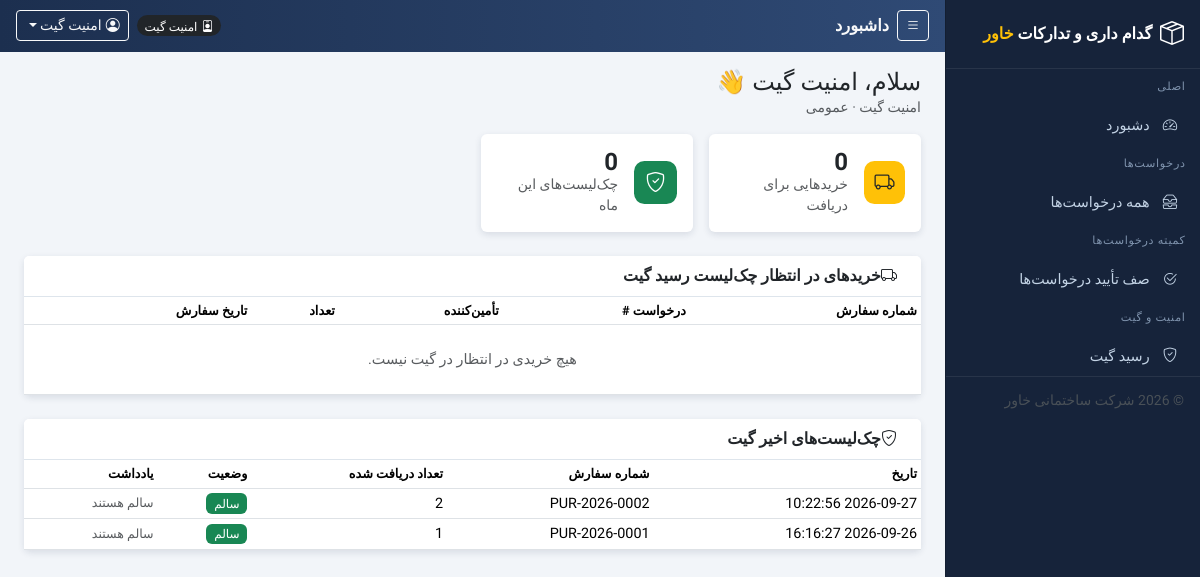
Screenshot of /index.php (signed in) with the database file from the repository.
### tables this page shows
CREATE TABLE `users` (
  `id` int(10) UNSIGNED NOT NULL,
  `username` varchar(50) NOT NULL,
  `password` varchar(255) NOT NULL COMMENT 'bcrypt hash (password_hash)',
  `name` varchar(100) NOT NULL,
  `role` enum('employee','procurement_manager','warehouse_manager','gate_security','committee','general_manager','finance','admin') NOT NULL DEFAULT 'employee',
  `department_id` int(10) UNSIGNED DEFAULT NULL,
  `email` varchar(120) DEFAULT NULL,
  `phone` varchar(30) DEFAULT NULL,
  `status` tinyint(1) NOT NULL DEFAULT 1,
  `created_at` timestamp NOT NULL DEFAULT current_timestamp()
);

CREATE TABLE `gate_checklists` (
  `id` int(10) UNSIGNED NOT NULL,
  `purchase_id` int(10) UNSIGNED NOT NULL,
  `received_by` int(10) UNSIGNED NOT NULL COMMENT 'gate security user',
  `quantity_received` decimal(12,2) NOT NULL,
  `condition_ok` tinyint(1) NOT NULL DEFAULT 1,
  `remarks` text DEFAULT NULL,
  `check_date` datetime NOT NULL DEFAULT current_timestamp()
);

CREATE TABLE `purchases` (
  `id` int(10) UNSIGNED NOT NULL,
  `purchase_no` varchar(30) NOT NULL,
  `request_id` int(10) UNSIGNED NOT NULL,
  `supplier_id` int(10) UNSIGNED DEFAULT NULL COMMENT 'final supplier',
  `selected_quotation_id` int(10) UNSIGNED DEFAULT NULL COMMENT 'winning quotation chosen by procurement',
  `quantity` decimal(12,2) NOT NULL,
  `unit_price` decimal(12,2) DEFAULT NULL,
  `total_cost` decimal(12,2) DEFAULT NULL,
  `currency` enum('AFN','USD') NOT NULL DEFAULT 'AFN' COMMENT 'AFN = افغانی, USD = دالر',
  `purchase_date` date DEFAULT NULL,
  `urgency` enum('normal','urgent') NOT NULL DEFAULT 'normal',
  `payment_status` enum('pending','paid') NOT NULL DEFAULT 'pending',
  `status` enum('draft','quotation','committee_pending','approved','supplier_selected','authority_approved','financed','ordered','received','completed','rejected') NOT NULL DEFAULT 'draft',
  `approved_by` int(10) UNSIGNED DEFAULT NULL,
  `committee_approved` tinyint(1) NOT NULL DEFAULT 0,
  `committee_note` text DEFAULT NULL,
  `authority_name` varchar(150) DEFAULT NULL COMMENT 'name of the approving president / executive director',
  `authority_position` varchar(150) DEFAULT NULL COMMENT 'position of the approving authority',
  `authority_approved_by` int(10) UNSIGNED DEFAULT NULL COMMENT 'user account that registered the approval',
  `authority_approved_at` datetime DEFAULT NULL,
  `authority_note` text DEFAULT NULL COMMENT 'comment of the company presidency',
  `finance_method` enum('bank_cheque','cash','bank_transfer','other') DEFAULT NULL COMMENT 'how finance delivers the money',
  `finance_ref_no` varchar(60) DEFAULT NULL COMMENT 'cheque / voucher / reference number',
  `finance_amount` decimal(14,2) DEFAULT NULL COMMENT 'amount handed over by finance',
  `finance_currency` enum('AFN','USD') NOT NULL DEFAULT 'AFN' COMMENT 'currency of the handed-over amount',
  `finance_note` text DEFAULT NULL COMMENT 'message from finance to the purchasing department',
  `finance_released_by` int(10) UNSIGNED DEFAULT NULL,
  `finance_released_at` datetime DEFAULT NULL,
  `order_registered_by` int(10) UNSIGNED DEFAULT NULL,
  `order_registered_at` datetime DEFAULT NULL,
  `announcement_note` text DEFAULT NULL COMMENT 'public announcement / bulk',
  `created_at` timestamp NOT NULL DEFAULT current_timestamp(),
  `updated_at` timestamp NOT NULL DEFAULT current_timestamp() ON UPDATE current_timestamp()
);

### includes/functions.php (called while the page is built, shortened)
<?php
require_once __DIR__ . '/config.php';
function h($s)
{
    return htmlspecialchars((string)($s ?? ''), ENT_QUOTES);
}
function fetch_one($sql)
{
    global $conn;
    $r = $conn->query($sql);
    return ($r && $r->num_rows) ? $r->fetch_assoc() : null;
}
function fetch_all($sql)
{
    global $conn;
    $r = $conn->query($sql);
    if (method_exists($r, 'fetch_all')) { return $r->fetch_all(MYSQLI_ASSOC); }
    $rows = [];
    return $rows;
}
function xnum($n)
{
    $v = (float)($n ?? 0);
    return number_format($v, $v === floor($v) ? 0 : 2);
}
function role_label($r)
{
    $map = [
        'employee' => 'کارمند', 'procurement_manager' => 'مدیر خرید',
        'warehouse_manager' => 'مدیر انبار', 'gate_security' => 'امنیت گیت',
        'committee' => 'مسئول / عضو کمیته', 'general_manager' => 'مدیر عمومی',
        'finance' => 'مدیر مالی', 'contracting_manager' => 'مسئول امور قراردادی',
        'admin' => 'مدیر سیستم',
    ];
    return $map[$r] ?? $r;
}

### includes/auth.php (called while the page is built, shortened)
<?php
require_once __DIR__ . '/functions.php';
function current_user()
{
    $u = fetch_one(
        'SELECT u.*, d.name AS department_name ' .
        'FROM users u LEFT JOIN departments d ON d.id = u.department_id ' .
        'WHERE u.id = ' . (int)$_SESSION['user_id'] . ' AND u.status = 1'
    );
    return $u;
}
function require_login()
{
    $u = current_user();
    return $u;
}

### includes/dash_gate_security.php (the view, shortened to what this page needs)
<?php
$toRecv = fetch_all("SELECT p.id, p.purchase_no, p.request_id, p.quantity, s.name supplier, p.purchase_date
  FROM purchases p LEFT JOIN suppliers s ON s.id=p.supplier_id
  WHERE p.status='ordered' ORDER BY p.purchase_date ASC");
$done   = fetch_all("SELECT g.*, p.purchase_no FROM gate_checklists g
  JOIN purchases p ON p.id=g.purchase_id ORDER BY g.check_date DESC LIMIT 6");
?>
<div class="card mb-4">
  <div class="card-header"><i class="bi bi-truck me-2"></i>خریدهای در انتظار چک‌لیست رسید گیت</div>
  <div class="table-responsive">
    <table class="table table-sm table-hover align-middle mb-0">
      <thead><tr><th>شماره سفارش</th><th>درخواست #</th><th>تأمین‌کننده</th><th>تعداد</th><th>تاریخ سفارش</th><th></th></tr></thead>
      <tbody>
      <?php if (count($toRecv) === 0): ?>
        <tr><td colspan="6" class="text-center text-muted py-4">هیچ خریدی در انتظار در گیت نیست.</td></tr>
      <?php endif; ?>
      </tbody>
    </table>
  </div>
</div>
<div class="card mb-4">
  <div class="card-header"><i class="bi bi-shield-check me-2"></i>چک‌لیست‌های اخیر گیت</div>
  <div class="table-responsive">
    <table class="table table-sm table-hover align-middle mb-0">
      <thead><tr><th>تاریخ</th><th>شماره سفارش</th><th>تعداد دریافت شده</th><th>وضعیت</th><th>یادداشت</th></tr></thead>
      <tbody>
      <?php foreach ($done as $g): ?>
        <tr>
          <td class="text-nowrap"><?php echo h($g['check_date']); ?></td>
          <td><?php echo h($g['purchase_no']); ?></td>
          <td><?php echo xnum($g['quantity_received']); ?></td>
          <td><?php echo $g['condition_ok'] ? '<span class="badge text-bg-success">سالم</span>' : '<span class="badge text-bg-danger">آسیب‌دیده</span>'; ?></td>
          <td class="text-muted small"><?php echo h($g['remarks'] ?? '-'); ?></td>
        </tr>
      <?php endforeach; ?>
      </tbody>
    </table>
  </div>
</div>

### includes/header.php (shortened to what this page needs)
<?php
require_once __DIR__ . '/auth.php';
$me = $user ?? current_user();
$page_title = $page_title ?? 'Dashboard';
$base = BASE_URL;
?>
<!DOCTYPE html>
<html lang="fa" dir="rtl">
<head>
<link rel="stylesheet" href="https://cdn.jsdelivr.net/npm/bootstrap@5.3.3/dist/css/bootstrap.min.css">
<link rel="stylesheet" href="https://cdn.jsdelivr.net/npm/bootstrap-icons@1.11.3/font/bootstrap-icons.min.css">
<link rel="stylesheet" href="<?php echo $base; ?>/assets/css/style.css">
</head>
<body class="app-rtl">
<div class="app-shell">
  <div class="app-main">
    <header class="app-topbar">
      <div class="d-flex align-items-center text-light gap-2">
        <button class="btn btn-sm btn-outline-light" type="button" onclick="toggleSidebar()"><i class="bi bi-list"></i></button>
        <div class="topbar-title"><?php echo h($page_title); ?></div>
      </div>
      <div class="d-flex align-items-center text-light gap-2">
        <span class="badge text-bg-dark rounded-pill"><i class="bi bi-person-badge ms-1"></i><?php echo h(role_label($me['role'])); ?></span>
        <div class="dropdown">
          <button class="btn btn-sm btn-outline-light dropdown-toggle" type="button" data-bs-toggle="dropdown" aria-expanded="false">
            <i class="bi bi-person-circle ms-1"></i><?php echo h($me['name']); ?>
          </button>
        </div>
      </div>
    </header>
    <main class="app-content container-fluid px-3 px-xl-4 pt-3">

### index.php (shortened to what this page needs)
<?php
require_once __DIR__ . '/includes/auth.php';
$user = require_login();
$page_title = 'داشبورد';
$role = $user['role'];
$fm  = date('Y-m-01');
$cards = [];
if ($role === 'employee') {
    $s = fetch_one("SELECT COUNT(*) total,
         SUM(status='pending') pending,
         SUM(status IN ('committee_review','warehouse_check','purchase_required','quotation_pending','committee_pending','approved','purchased','received')) progress,
         SUM(status='completed') done,
         SUM(status='closed') closed
         FROM procurement_requests WHERE requested_by = " . (int)$user['id']);
    $cards = [
        ['درخواست‌های من',         (string)$s['total'],    'bi-inboxes',        'bg-primary'],
        ['در حال پیشرفت',         (string)$s['progress'], 'bi-arrow-repeat',   'bg-warning text-dark'],
        ['کامل شده',              (string)$s['done'],     'bi-check2-circle',  'bg-success'],
        ['بسته شده به‌عنوان غیرضروری', (string)$s['closed'], 'bi-x-circle',   'bg-secondary'],
    ];
} elseif ($role === 'gate_security') {
    $s = fetch_one("SELECT
         (SELECT COUNT(*) FROM purchases WHERE status='ordered') AS to_receive,
         (SELECT COUNT(*) FROM gate_checklists WHERE check_date >= '$fm') AS received_m");
    $cards = [
        ['خریدهایی برای دریافت',      (string)$s['to_receive'], 'bi-truck',          'bg-warning text-dark'],
        ['چک‌لیست‌های این ماه',        (string)$s['received_m'],  'bi-shield-check',  'bg-success'],
    ];
}
require_once __DIR__ . '/includes/header.php';
?>
<div class="page-title-row mb-3">
  <div>
    <h4 class="mb-0">سلام، <?php echo h($user['name']); ?> &#128075;</h4>
    <div class="text-muted small"><?php echo h(role_label($role)); ?> &middot; <?php echo h($user['department_name'] ?? 'عمومی'); ?></div>
  </div>
</div>
<div class="row g-3 mb-4">
  <?php foreach ($cards as $c): ?>
  <div class="col-sm-6 col-xl-3">
    <div class="card h-100">
      <div class="card-body d-flex align-items-center gap-3">
        <div class="stat-icon <?php echo h($c[3]); ?>"><i class="bi <?php echo h($c[2]); ?>"></i></div>
        <div>
          <div class="fs-4 fw-bold lh-1"><?php echo $c[1]; ?></div>
          <div class="text-muted small"><?php echo h($c[0]); ?></div>
        </div>
      </div>
    </div>
  </div>
  <?php endforeach; ?>
</div>
<?php
$dashFrag = [
    'employee' => 'employee', 'procurement_manager' => 'procurement_manager',
    'warehouse_manager' => 'warehouse_manager', 'gate_security' => 'gate_security',
    'committee' => 'committee', 'general_manager' => 'general_manager',
    'admin' => 'admin',
];
require __DIR__ . '/includes/dash_' . ($dashFrag[$role] ?? 'general_manager') . '.php';
?>
<?php require_once __DIR__ . '/includes/footer.php'; ?>

### assets/css/style.css (style rules this page uses)
:root { --pwms-sidebar-bg: #16233a; --pwms-topbar-bg: linear-gradient(90deg, #1c2f4f, #2f4a75); --pwms-content-bg: #f2f5f9; --pwms-accent: #e9a13c; }
body, .form-control, .form-select, .btn, .table, .dropdown-menu, .alert, input, select, textarea, button, .nav-link, .card-header, .card-body { font-family: 'Vazirmatn', 'Segoe UI', Tahoma, Arial, sans-serif; }
[dir="rtl"] .ms-1 { margin-left: .25rem !important; margin-right: 0 !important; }
[dir="rtl"] .me-2 { margin-right: .5rem !important; margin-left: 0 !important; }
.app-shell { display: flex; min-height: 100vh; }
.app-main { flex: 1 1 auto; min-width: 0; background: var(--pwms-content-bg); order: 1; }
.app-topbar { background: var(--pwms-topbar-bg); color: #fff; position: sticky; top: 0; z-index: 1030; display: flex; align-items: center; gap: 1rem; padding: .65rem 1rem; justify-content: space-between; direction: rtl; flex-direction: row; }
.topbar-title { font-size: 1.02rem; font-weight: 600; }
.app-content { min-height: calc(100vh - 55px); }
.card { border: 0; box-shadow: 0 .15rem .45rem rgba(28,45,75,.12); }
.card .card-header { font-weight: 600; background: #fff; border-bottom: 1px solid #dee5ec; }
.page-title-row { display: flex; align-items: center; justify-content: space-between; flex-wrap: wrap; gap: .5rem; }
.stat-icon { width: 2.7rem; height: 2.7rem; display: inline-flex; align-items: center; justify-content: center; border-radius: .65rem; color: #fff; font-size: 1.25rem; }
.table { --bs-table-hover-bg: #eef2f7; font-size: .9rem; }
.table th { white-space: nowrap; }
.table-sm th { font-size: .8rem; }
.badge { font-weight: 500; font-size: .75rem; }

### rows the page displays
users: role "امنیت گیت", name "امنیت گیت"
gate_checklists: check_date "2026-09-27 10:22:56", purchase.purchase_no "PUR-2026-0002", quantity_received "2", condition_ok "سالم", remarks "سالم هستند"
gate_checklists: check_date "2026-09-26 16:16:27", purchase.purchase_no "PUR-2026-0001", quantity_received "1", condition_ok "سالم", remarks "سالم هستند"

### other values shown
$page_title "داشبورد"
$user['department_name'] "عمومی"
$c[1] "0"
$c[0] "خریدهایی برای دریافت"
$c[0] "چک‌لیست‌های این ماه"
